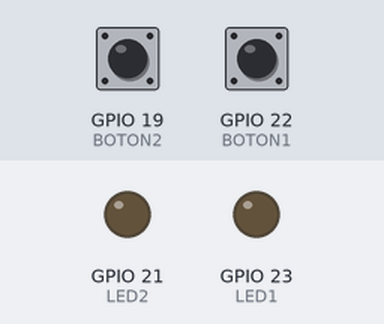
A program run on a simulated ESP32. Shown: output pins drawn as LEDs (lit = HIGH). Dashed ring = blinking. Inputs (shaded band) come from the test bench; at power-on: GPIO 19 (BOTON2) HIGH, GPIO 22 (BOTON1) HIGH. What the program prints to the serial monitor is not drawn.

Above: at 1.2 s.
1.3 s: GPIO 19 (BOTON2) pulled LOW for 3.2 s
At 1.7 s:
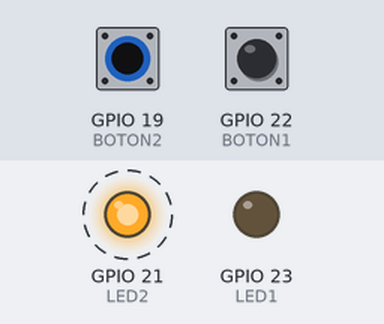
6.3 s: GPIO 22 (BOTON1) pulled LOW for 0.15 s
At 6.7 s:
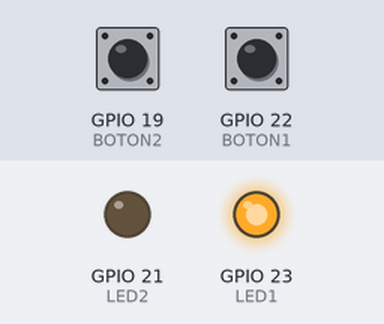
8.3 s: GPIO 22 (BOTON1) pulled LOW for 3.2 s
At 8.7 s:
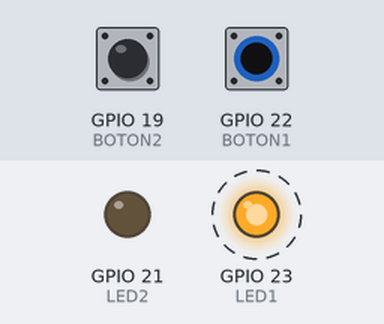
13.0 s: GPIO 19 (BOTON2) driven LOW and GPIO 22 (BOTON1) driven LOW
At 13.4 s:
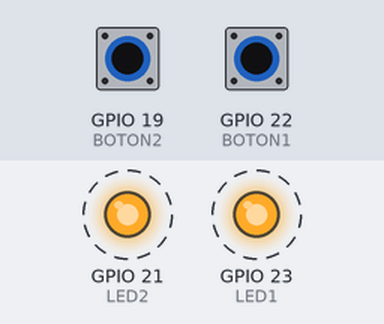
16.0 s: GPIO 19 (BOTON2) driven HIGH
At 16.4 s:
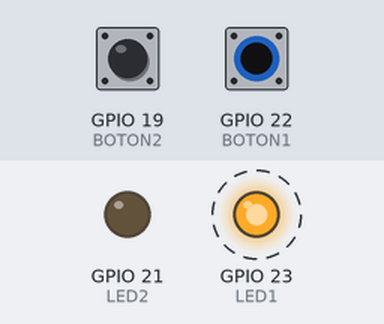
Timing chart, 0 to 20.0 s (numbered marks = the images above; inputs shaded):
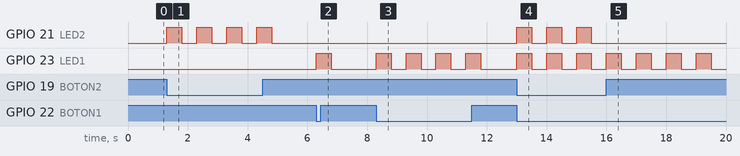

Measured:
- after the input at 1.3 s, GPIO 21 (LED2): alternates HIGH for 0.50 s and LOW for 0.50 s, 8 changes in all, then stays LOW, starting at once
- after the input at 6.3 s, GPIO 23 (LED1): LOW → HIGH at once, → LOW 0.50 s later
- after the input at 8.3 s, GPIO 23 (LED1): alternates HIGH for 0.50 s and LOW for 0.50 s, 8 changes in all, then stays LOW, starting at once
- after the input at 13.0 s, GPIO 21 (LED2), GPIO 23 (LED1): alternates HIGH for 0.50 s and LOW for 0.50 s, starting at once
- after the input at 16.0 s, GPIO 21 (LED2): stops changing and stays LOW

The program:

main.cpp
```cpp
#include <Arduino.h>

//DEFINICIONES
#define LED1 23
#define BOTON1 22
#define LED2 21
#define BOTON2 19
int apachurrado1=0;
int apachurrado2=0;

void setup() { //CONFIGURACIONES
  pinMode(LED1, OUTPUT);
  pinMode(LED2, OUTPUT);
  pinMode(BOTON1, INPUT_PULLUP);
  pinMode(BOTON2, INPUT_PULLUP);
  //configurar la velocidad de transmisión en la terminal
  Serial.begin(115200);
  Serial.println("Finalizan Configuraciones");
}

void loop() { //BUCLE PRINCIPAL
  apachurrado1=digitalRead(BOTON1);
  apachurrado2=digitalRead(BOTON2);
  if(!apachurrado1 && !apachurrado2){
    digitalWrite(LED1, HIGH);
    digitalWrite(LED2, HIGH);
    Serial.print("Hola if 1");
    delay(500);
    digitalWrite(LED1, LOW);
    digitalWrite(LED2, LOW);
    Serial.println(" Mundo");
    delay(500);
  } else if (!apachurrado1 && apachurrado2){
    digitalWrite(LED1, HIGH);
    Serial.print("Hola if 2");
    delay(500);
    digitalWrite(LED1, LOW);
    Serial.println(" Mundo");
    delay(500);
  } else if (apachurrado1 && !apachurrado2){
    digitalWrite(LED2, HIGH);
    Serial.print("Hola if 3");
    delay(500);
    digitalWrite(LED2, LOW);
    Serial.println(" Mundo");
    delay(500);
  }
  else{
    digitalWrite(LED1, LOW);
    digitalWrite(LED2, LOW);
  }
}
```
